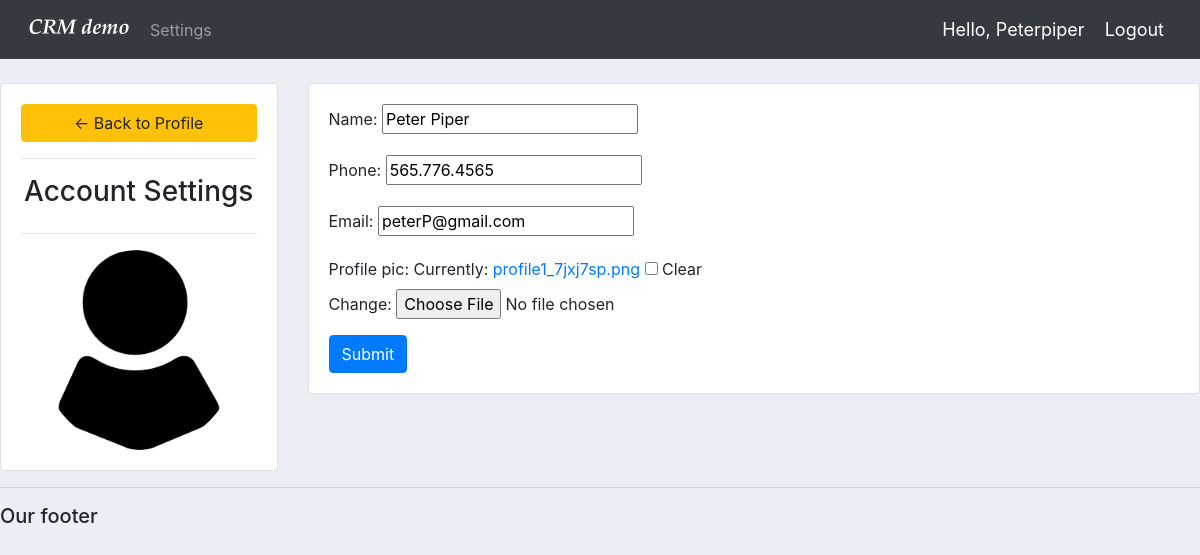
/account/ (signed in), run on the app's committed database.
### accounts/models.py (models this page shows, shortened)
class Customer(models.Model):
	user = models.OneToOneField(User, null=True, blank=True, on_delete=models.CASCADE)
	name = models.CharField(max_length=200, null=True)
	phone = models.CharField(max_length=200, null=True)
	email = models.CharField(max_length=200, null=True)
	profile_pic = models.ImageField(default="profile1.png", null=True, blank=True)
	date_created = models.DateTimeField(auto_now_add=True, null=True)

### accounts/decorators.py (the view)
		def wrapper_func(request, *args, **kwargs):
			group = None
			if request.user.groups.exists():
				group = request.user.groups.all()[0].name
			if group in allowed_roles:
				return view_func(request, *args, **kwargs)
			else:
				return HttpResponse('You are not authorized to view this page')

### accounts/forms.py
class CustomerForm(ModelForm):
	class Meta:
		model = Customer
		fields = '__all__'
		exclude = ['user']

### accounts/views.py (called while the page is built)
@login_required(login_url='login')
@allowed_users(allowed_roles=['customer'])
def accountSettings(request):
	customer = request.user.customer
	form = CustomerForm(instance=customer)
	if request.method == "POST":
		form = CustomerForm(request.POST, request.FILES, instance=customer)
		if form.is_valid():
			form.save() # then re-render to the same page
	context = {'form': form}
	return render(request, 'accounts/account_settings.html', context)

### accounts/templates/accounts/account_settings.html (shortened to what this page needs)
{%  extends 'accounts/main.html' %}
{% load static %}
{% block content %}
<br>
<div class="row">
	<div class="col-md-3">
		<div class="card card-body">
			<a class="btn btn-warning" href="{% url 'home' %}"> &#8592; Back to Profile</a>
			<hr>
			<h3 style="text-align: center">Account Settings</h3>
			<hr>
			<img class="profile-pic" src="{{ request.user.customer.profile_pic.url }}" >
		</div>
	</div>
	<div class="col-md-9">
		<div class="card card-body">
			<form method="POST" action="" enctype="multipart/form-data">
				{{form.as_p}}
			<input class="btn btn-primary" type="submit" name="Update Information">
			</form>
		</div>
	</div>
</div>
{% endblock %}

### accounts/templates/accounts/navbar.html (shortened to what this page needs)
{% load static %}
<nav class="navbar navbar-expand-lg navbar-dark bg-dark">
  <img src="{% static 'images/logo.png' %}">
  <div class="collapse navbar-collapse" id="navbarNav">
    <ul class="navbar-nav">
      {% if request.user.is_staff %}
      <li class="nav-item active">
        <a class="nav-link" href="{% url 'home' %}">Dashboard</a>
      </li>
      <li class="nav-item">
        <a class="nav-link" href="{% url 'products' %}">Products</a>
      </li>
      {% else %}
      <li class="nav-item">
        <a class="nav-link" href="{% url 'account' %}">Settings</a>
      </li>
      {% endif %}
    </ul>
  </div>
  <span class="hello-msg">Hello, {{request.user}}</span>
  <span><a class="hello-msg" href="{% url 'logout' %}">Logout</a></span>
</nav>

### static/css/main.css (style rules this page uses)
body { background-color: #ebeff5; }

### accounts/templates/accounts/navbar.html (style rules this page uses)
.hello-msg { font-size: 18px; color: #fff; margin-right: 20px; }

### accounts/templates/accounts/account_settings.html (style rules this page uses)
.profile-pic { max-width: 200px; max-height:200px; margin: 0 auto; border-radius: 50%; }

### data on the page
Customer: name "Peter Piper", phone "565.776.4565", email "peterP@gmail.com"

### other printed values
{{ request.user }} "Peterpiper"
